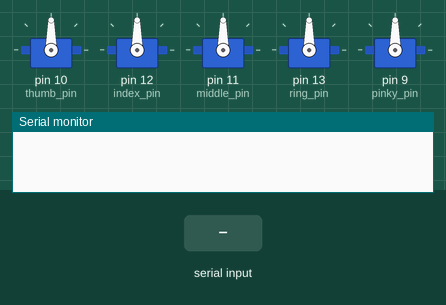
Simulated run of this sketch. Board: Arduino Uno, built with avr-gcc and run on an emulated ATmega328P. Shown: 5 × servo, the last lines printed to the serial monitor. The test bench sets the inputs (shaded band).

Above: at 1.2 s.
1.3 s: "1\n" received over Serial
At 2.4 s:
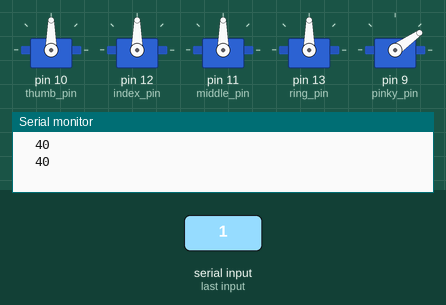
2.8 s: byte 113 ('q') received over Serial
At 3.6 s:
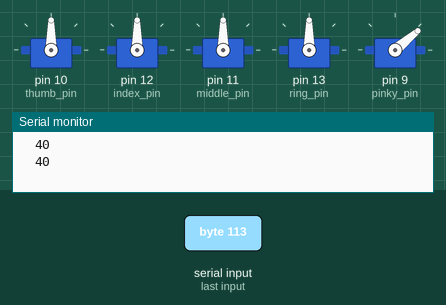
4.3 s: byte 119 ('w') received over Serial
At 4.7 s:
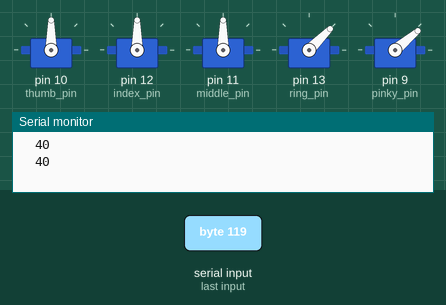
5.8 s: byte 101 ('e') received over Serial
At 7.0 s:
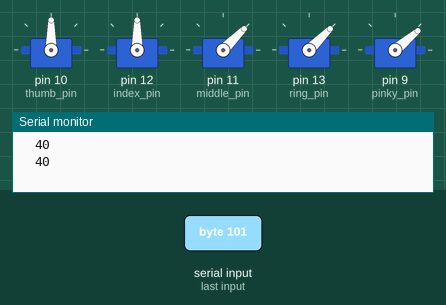
7.3 s: byte 114 ('r') received over Serial
At 8.2 s:
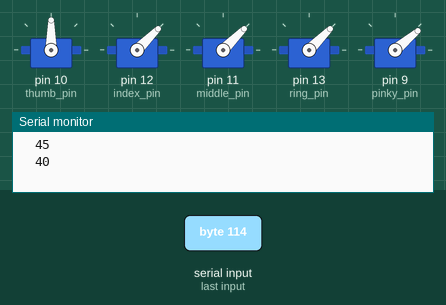
8.8 s: byte 116 ('t') received over Serial
At 9.3 s:
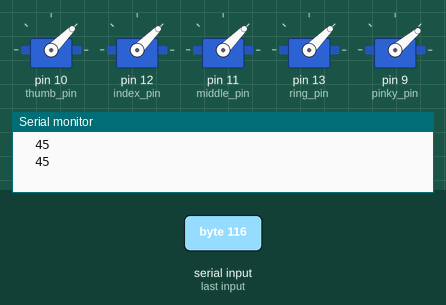
Timing chart, 0 to 11.3 s (numbered marks = the images above; inputs shaded):
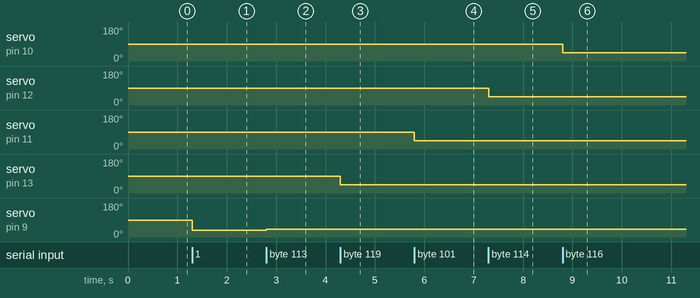

Measured:
- after the input at 1.3 s, servo on pin 9 (pinky_pin): 90° → 35° at once
- after the input at 2.8 s, servo on pin 9 (pinky_pin): 35° → 40° at once
- after the input at 4.3 s, servo on pin 13 (ring_pin): 90° → 45° at once
- after the input at 5.8 s, servo on pin 11 (middle_pin): 90° → 45° at once
- after the input at 7.3 s, servo on pin 12 (index_pin): 90° → 45° at once
- after the input at 8.8 s, servo on pin 10 (thumb_pin): 90° → 45° at once

The sketch:

Shen_fingers_demo_arduino.ino
```cpp
#include <Servo.h>

#define delay_set 100 //delay

//IO ports
#define thumb_pin 10
#define index_pin 12
#define middle_pin 11
#define ring_pin 13
#define pinky_pin 9

byte byteRead;

//Servo declaration
Servo thumb_servo;
Servo index_servo;
Servo middle_servo;
Servo ring_servo;
Servo pinky_servo;

//finger angles
int thumb_angle=40;
int index_angle=40;
int middle_angle=40;
int ring_angle=40;
int pinky_angle=40;

int pos = 0;    // variable to store the servo position

void setup()
{
    Serial.begin(9600);

  //Attatching servos
  thumb_servo.attach(thumb_pin);
  index_servo.attach(index_pin);
  middle_servo.attach(middle_pin);
  ring_servo.attach(ring_pin);
  pinky_servo.attach(pinky_pin);
}


void loop()
{


  if (Serial.available()) {
    /* read the most recent byte */
    byteRead = Serial.read();
    /*ECHO the value that was read, back to the serial port. */
    Serial.write(byteRead);

  switch (byteRead) {
    case '1':
      pinky_up();
      break;
    case 'q':
      pinky_dn();
      break;
    case '2':
      ring_up();
      break;
    case 'w':
      ring_dn();
      break;
    case '3':
      middle_up();
      break;
    case 'e':
      middle_dn();
      break;
    case '4':
      index_up();
      break;
    case 'r':
      index_dn();
      break;
    case '5':
      thumb_up();
      break;
    case 't':
      thumb_dn();
      break;

    default:
      break;
  }
delay(delay_set);

Serial.print("\n");
Serial.println(pinky_angle);
Serial.print("\t");
Serial.println(ring_angle);
Serial.print("\t");
Serial.println(middle_angle);
Serial.print("\t");
Serial.println(index_angle);
Serial.print("\t");
Serial.println(thumb_angle);
Serial.print("\t");

}
}


void pinky_dn()
  {
    pinky_angle+=5;
   pinky_servo.write(pinky_angle);
  }

void pinky_up()  {
    pinky_angle-=5;
   pinky_servo.write(pinky_angle);
  }

void ring_dn() {
    ring_angle+=5;
   ring_servo.write(ring_angle);
  }

void ring_up()  {
    ring_angle-=5;
   ring_servo.write(ring_angle);
  }


void middle_dn()  {
    middle_angle+=5;
   middle_servo.write(middle_angle);
  }

void middle_up()  {
    middle_angle-=5;
   middle_servo.write(middle_angle);
  }

void index_dn()  {
  index_angle+=5;
   index_servo.write(index_angle);
  }

void index_up()  {
    index_angle-=5;
   index_servo.write(index_angle);
  }

void thumb_dn(){
    thumb_angle+=5;
   thumb_servo.write(thumb_angle);
  }

void thumb_up()  {
   thumb_angle-=5;
   thumb_servo.write(thumb_angle);
  }
```
